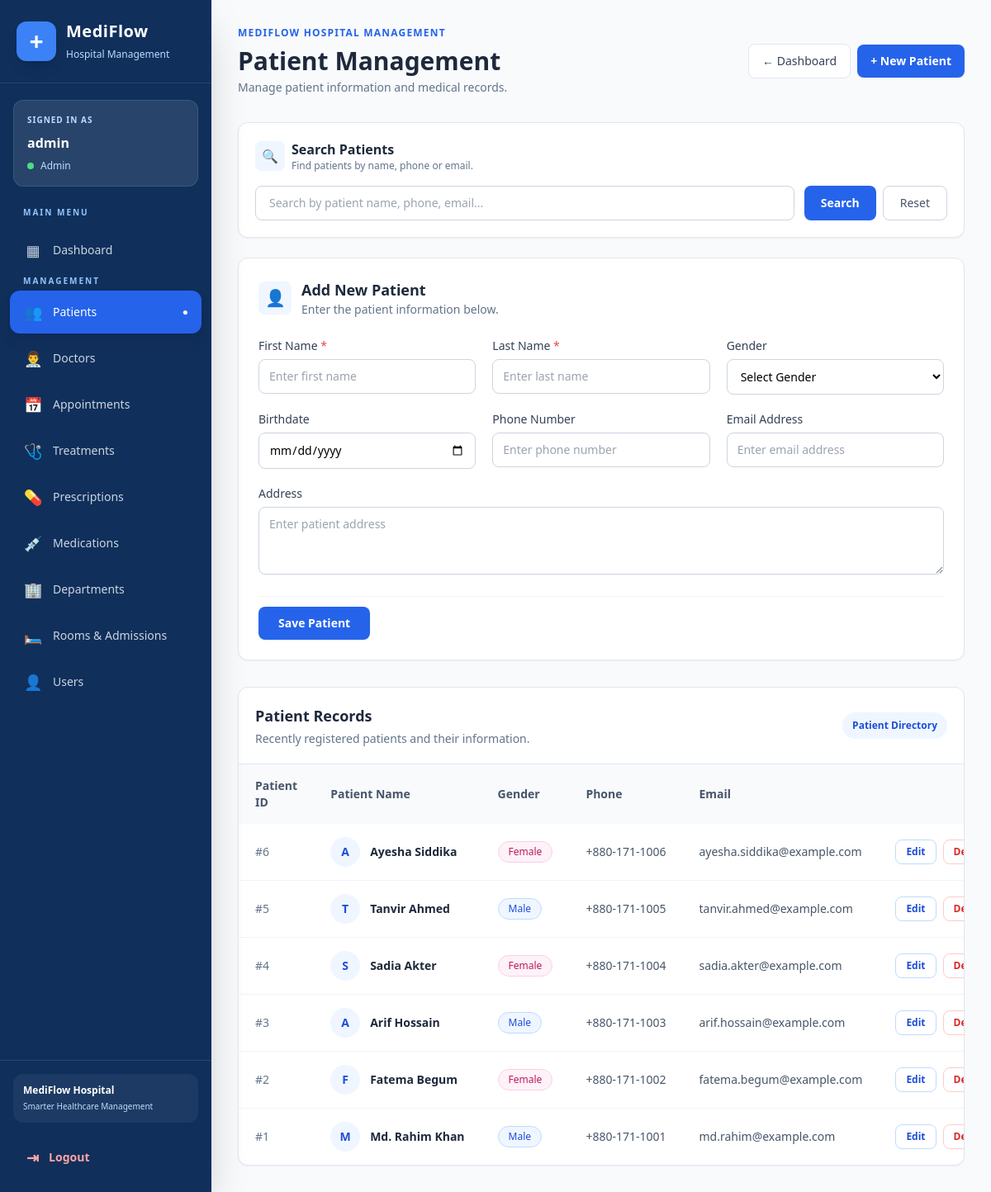
The app's page /dashboard/manage-patients.php (signed in) with its own data.
### tables this page shows
CREATE TABLE IF NOT EXISTS users (
  id INT AUTO_INCREMENT PRIMARY KEY,
  username VARCHAR(120) NOT NULL UNIQUE,
  email VARCHAR(190) NOT NULL UNIQUE,
  password_hash VARCHAR(255) NOT NULL,
  role ENUM('admin','doctor','patient') NOT NULL DEFAULT 'patient',
  linked_doctor_id INT NULL UNIQUE,
  linked_patient_id INT NULL UNIQUE,
  FOREIGN KEY (linked_doctor_id) REFERENCES doctors(id) ON DELETE SET NULL,
  FOREIGN KEY (linked_patient_id) REFERENCES patients(id) ON DELETE SET NULL
);

CREATE TABLE IF NOT EXISTS patients (
  id INT AUTO_INCREMENT PRIMARY KEY,
  first_name VARCHAR(100) NOT NULL,
  last_name VARCHAR(100) NOT NULL,
  gender ENUM('male','female','other') NULL,
  birthdate DATE NULL,
  phone VARCHAR(30) NULL,
  email VARCHAR(190) NULL,
  address VARCHAR(255) NULL
);

### dashboard/manage-patients.php (the view, shortened to what the rows shown need)
<?php
require_once __DIR__ . '/../database.php';
$isDoctor = has_role(ROLE_DOCTOR);
$editId = isset($_GET['edit']) ? (int)$_GET['edit'] : 0;
$editRow = $editId ? patients_get($editId) : null;
$p = get_pagination_params(10);
if ($isDoctor) {
    $user = current_user();
    $doctorId = (int)($user['linked_doctor_id'] ?? 0);
    if ($doctorId <= 0) {
        $rows = [];
        $pages = 1;
    } else {
        $like = '%' . $p['q'] . '%';
        $stmt = db()->prepare("
            SELECT DISTINCT p.*
            FROM patients p
            INNER JOIN appointments a ON a.patient_id = p.id
            WHERE a.doctor_id = ?
            AND (
                p.first_name LIKE ?
                OR p.last_name LIKE ?
                OR p.phone LIKE ?
                OR p.email LIKE ?
            )
            ORDER BY p.id DESC
            LIMIT " . (int)$p['limit'] . " OFFSET " . (int)$p['offset']
        );
        $stmt->execute([$doctorId, $like, $like, $like, $like]);
        $rows = $stmt->fetchAll();
        $count = db()->prepare("
            SELECT COUNT(DISTINCT p.id)
            FROM patients p
            INNER JOIN appointments a ON a.patient_id = p.id
            WHERE a.doctor_id = ?
            AND (
                p.first_name LIKE ?
                OR p.last_name LIKE ?
                OR p.phone LIKE ?
                OR p.email LIKE ?
            )
        ");
        $count->execute([$doctorId, $like, $like, $like, $like]);
        $total = (int)$count->fetchColumn();
        $pages = (int)ceil(max(1, $total) / $p['per']);
    }
} else {
    $data = patients_list($p['q'], $p['limit'], $p['offset']);
    $rows = $data['rows'];
}
?>
<!doctype html>
<html>
<head>
  <script src="https://cdn.tailwindcss.com"></script>
</head>
<body class="bg-slate-50 min-h-screen">
    <?php include __DIR__ . '/sidebar.php'; ?>
    <main class="md:ml-64 min-h-screen p-4 sm:p-6 lg:p-8">
        <div class="flex flex-col sm:flex-row sm:items-center sm:justify-between gap-4 mb-8">
            <div>
                <h1 class="text-2xl sm:text-3xl font-bold text-slate-800">
                    <?= $isDoctor ? 'My Patients' : (($editRow) ? 'Edit Patient' : 'Patient Management') ?>
                </h1>
            </div>
        </div>
        <section class="bg-white rounded-xl border border-slate-200 shadow-sm p-5 mb-6">
            <div class="flex items-center gap-2 mb-4">
                <div>
                    <h2 class="font-semibold text-slate-800">Search Patients</h2>
                </div>
            </div>
        </section>
        <?php if (!$isDoctor): ?>
            <section id="patient-form" class="bg-white rounded-xl border border-slate-200 shadow-sm p-5 sm:p-6 mb-8">
                <div class="flex items-center gap-3 mb-6">
                    <div>
                        <h2 class="text-lg font-bold text-slate-800">
                            <?= $editRow ? 'Update Patient Information' : 'Add New Patient' ?>
                        </h2>
                    </div>
                </div>
            </section>
        <?php endif; ?>
        <section class="bg-white rounded-xl border border-slate-200 shadow-sm overflow-hidden">
            <div class="p-5 border-b border-slate-200 flex flex-col sm:flex-row sm:items-center sm:justify-between gap-3">
                <div>
                    <h2 class="text-lg font-bold text-slate-800">
                        Patient Records
                    </h2>
                </div>
            </div>
            <div class="overflow-x-auto">
                <table class="min-w-full text-sm">
                    <thead class="bg-slate-50 text-slate-600">
                        <tr>
                            <th class="text-left px-5 py-4 font-semibold">Patient ID</th>
                            <th class="text-left px-5 py-4 font-semibold">Patient Name</th>
                            <th class="text-left px-5 py-4 font-semibold">Gender</th>
                            <th class="text-left px-5 py-4 font-semibold">Phone</th>
                            <th class="text-left px-5 py-4 font-semibold">Email</th>
                            <?php if (!$isDoctor): ?>
                                <th class="text-right px-5 py-4 font-semibold">Actions</th>
                            <?php endif; ?>
                        </tr>
                    </thead>
                    <tbody class="divide-y divide-slate-100">
                        <?php foreach ($rows as $r): ?>
                            <tr class="hover:bg-slate-50 transition">
                                <td class="px-5 py-4 font-medium text-slate-500">
                                    #<?= (int)$r['id'] ?>
                                </td>
                                <td class="px-5 py-4">
                                    <div class="flex items-center gap-3">
                                        <div class="w-9 h-9 rounded-full bg-blue-50 text-blue-700 flex items-center justify-center font-bold">
                                            <?= strtoupper(substr($r['first_name'], 0, 1)) ?>
                                        </div>
                                        <div class="font-semibold text-slate-800 whitespace-nowrap">
                                            <?= htmlspecialchars($r['first_name'] . ' ' . $r['last_name']) ?>
                                        </div>
                                    </div>
                                </td>
                                <td class="px-5 py-4">
                                    <?php
                                    $g = strtolower($r['gender'] ?? '');
                                    $gbg = $g === 'male'
                                        ? 'bg-blue-50 text-blue-700 border-blue-200'
                                        : ($g === 'female'
                                            ? 'bg-pink-50 text-pink-700 border-pink-200'
                                            : 'bg-slate-50 text-slate-600 border-slate-200');
                                    ?>
                                    <span class="inline-flex items-center px-3 py-1 rounded-full border text-xs font-medium <?= $gbg ?>">
                                        <?= $g ? ucfirst($g) : 'Not specified' ?>
                                    </span>
                                </td>
                                <td class="px-5 py-4 text-slate-600 whitespace-nowrap">
                                    <?= htmlspecialchars($r['phone'] ?? '') ?: '-' ?>
                                </td>
                                <td class="px-5 py-4 text-slate-600">
                                    <?= htmlspecialchars($r['email'] ?? '') ?: '-' ?>
                                </td>
                                <?php if (!$isDoctor): ?>
                                    <td class="px-5 py-4">
                                        <div class="flex justify-end items-center gap-2">
                                            <a href="?edit=<?= (int)$r['id'] ?>"
                                               class="px-3 py-1.5 rounded-lg border border-blue-200 text-blue-700 text-xs font-semibold hover:bg-blue-50 transition">
                                                Edit
                                            </a>
                                            <form method="post"
                                                  class="inline"
                                                  onsubmit="return confirm('Are you sure you want to delete this patient?')">
                                                <button type="submit"
                                                    class="px-3 py-1.5 rounded-lg border border-red-200 text-red-600 text-xs font-semibold hover:bg-red-50 transition">
                                                    Delete
                                                </button>
                                            </form>
                                        </div>
                                    </td>
                                <?php endif; ?>
                            </tr>
                        <?php endforeach; ?>
                    </tbody>
                </table>
            </div>
        </section>
    </main>
</body>
</html>

### dashboard/sidebar.php (shortened to what the rows shown need)
<?php
$user = current_user();
$role = $user['role'] ?? ROLE_PATIENT;
?>
<div x-data="{ open: false }">
    <aside
        class="fixed inset-y-0 left-0 z-50 flex w-64 flex-col bg-[#102F5B] text-white shadow-2xl transition-transform duration-300"
        :class="open ? 'translate-x-0' : '-translate-x-full md:translate-x-0'">
        <div class="mx-4 mt-5 rounded-xl border border-white/10 bg-white/10 p-4">
            <p class="text-[10px] font-bold uppercase tracking-widest text-blue-200">
                Signed in as
            </p>
            <p class="mt-2 truncate font-semibold text-white">
                <?= htmlspecialchars($user['username'] ?? 'User') ?>
            </p>
            <div class="mt-2 flex items-center gap-2">
                <span class="h-2 w-2 rounded-full bg-green-400"></span>
                <span class="text-xs capitalize text-blue-200">
                    <?= htmlspecialchars($role) ?>
                </span>
            </div>
        </div>
    </aside>
</div>

### records on screen
users: username "admin", role "Admin"
patients: id "6", first_name "A", first_name+last_name "Ayesha Siddika", gender "Female", phone "+880-171-1006", email "ayesha.siddika@example.com"
patients: id "5", first_name "T", first_name+last_name "Tanvir Ahmed", gender "Male", phone "+880-171-1005", email "tanvir.ahmed@example.com"
patients: id "4", first_name "S", first_name+last_name "Sadia Akter", gender "Female", phone "+880-171-1004", email "sadia.akter@example.com"
patients: id "3", first_name "A", first_name+last_name "Arif Hossain", gender "Male", phone "+880-171-1003", email "arif.hossain@example.com"
patients: id "2", first_name "F", first_name+last_name "Fatema Begum", gender "Female", phone "+880-171-1002", email "fatema.begum@example.com"
patients: id "1", first_name "M", first_name+last_name "Md. Rahim Khan", gender "Male", phone "+880-171-1001", email "md.rahim@example.com"

### other values on screen
$icon "▦ 👥 👨‍⚕️ 📅 🩺 💊 💉 🏢 🛏️ 👤"
$label "Dashboard Patients Doctors Appointments Treatments Prescriptions Medications Departments Rooms & Admissions Users"
